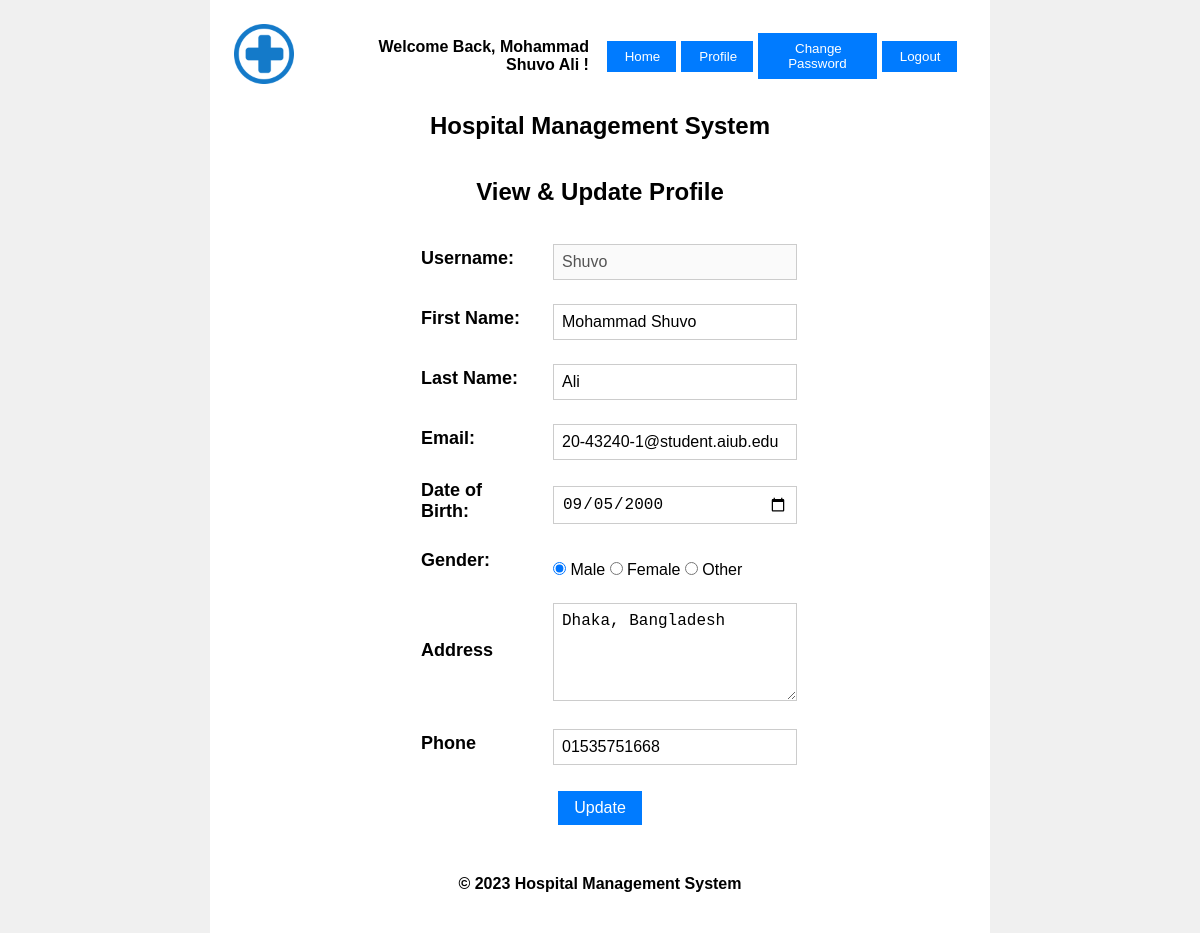
Page /views/profile.php (signed in) on the earlier database version.
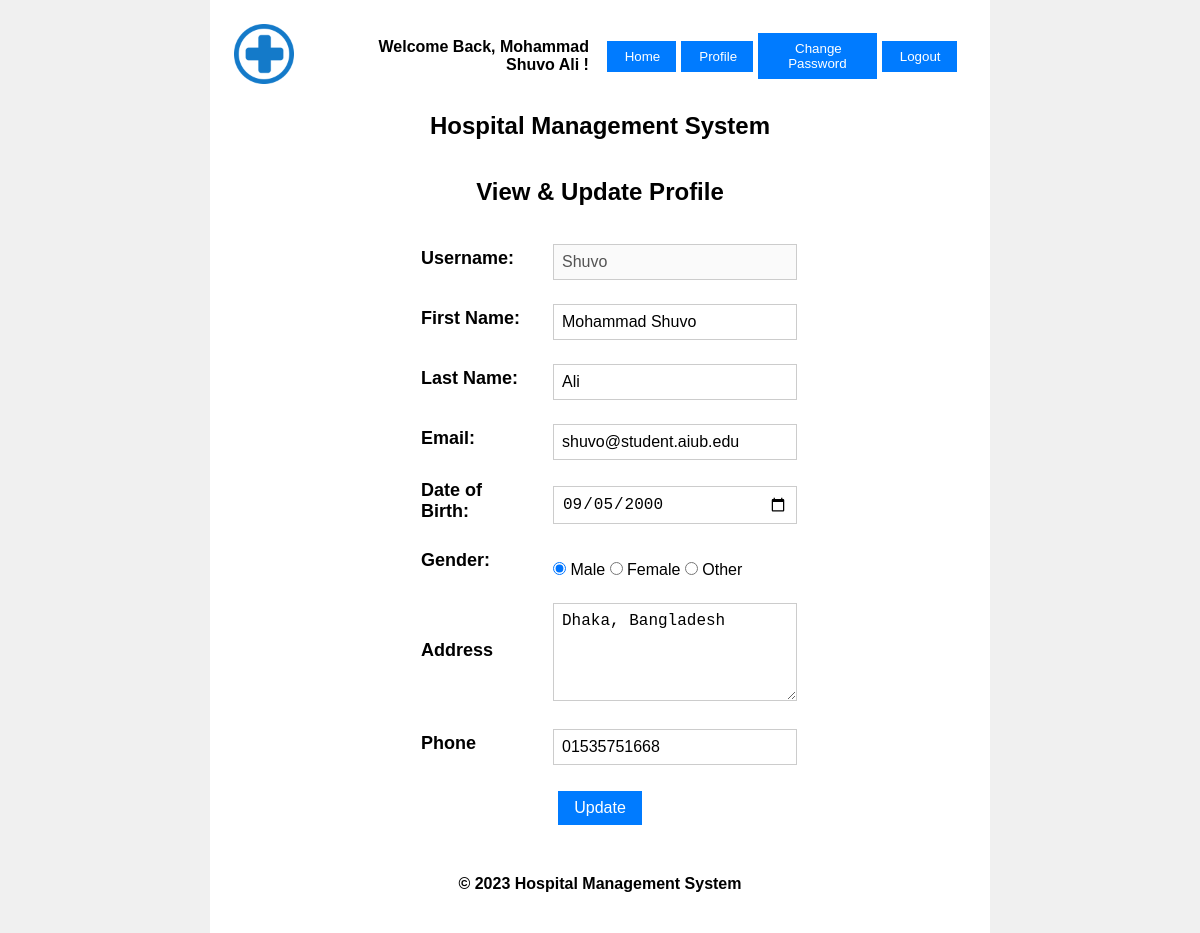
Same page on the later database version.
### tables this page shows
CREATE TABLE `doctor` (
  `doctor_id` int(11) NOT NULL,
  `user_id` int(11) NOT NULL,
  `first_name` varchar(255) NOT NULL,
  `last_name` varchar(255) NOT NULL,
  `date_of_birth` date DEFAULT NULL,
  `gender` enum('male','female','other') DEFAULT NULL,
  `address` text DEFAULT NULL,
  `phone` varchar(20) DEFAULT NULL
);

CREATE TABLE `user` (
  `user_id` int(11) NOT NULL,
  `username` varchar(255) NOT NULL,
  `password` varchar(255) NOT NULL,
  `email` varchar(255) NOT NULL,
  `role` enum('admin','doctor','receptionist') NOT NULL
);

### views/profile.php (the view, shortened to what this page needs)
<?php
include '../views/header.php';
require '../models/config.php';
try {
  $username = $_SESSION["username"];
  $stmt = $pdo->prepare("SELECT * FROM user WHERE username = :username");
  $stmt->bindParam(":username", $username);
  $stmt->execute();
  $row = $stmt->fetch(PDO::FETCH_ASSOC);
  $user_id = $row["user_id"];
  $email = $row["email"];
  $stmt = $pdo->prepare("SELECT * FROM doctor WHERE user_id = :user_id");
  $stmt->bindParam(":user_id", $user_id);
  $stmt->execute();
  $row = $stmt->fetch(PDO::FETCH_ASSOC);
  $first_name = $row["first_name"];
  $last_name = $row["last_name"];
  $date_of_birth = $row["date_of_birth"];
  $gender = $row["gender"];
  $address = $row["address"];
  $phone = $row["phone"];
} catch (PDOException $e) {
  echo "Connection failed: " . $e->getMessage();
}
?>
<tr>
  <td colspan="2">
    <h2 align='center'>View & Update Profile</h2>
  </td>
</tr>
<tr>
  <td align='center'>
    <div class="dashboard-form">
      <form method="post">
        <table>
          <tr>
            <td><label for="username">Username:</label></td>
            <td><input type="text" id="username" name="username" value="<?php echo $username; ?>" disabled></td>
          </tr>
          <tr>
            <td><label for="first_name">First Name:</label></td>
            <td><input type="text" id="first_name" name="first_name" value="<?php echo $first_name; ?>" required></td>
          </tr>
          <tr>
            <td><label for="last_name">Last Name:</label></td>
            <td><input type="text" id="last_name" name="last_name" value="<?php echo $last_name; ?>" required></td>
          </tr>
          <tr>
            <td><label for="email">Email:</label></td>
            <td><input type="email" name="email" value="<?php echo $email; ?>" required></td>
          </tr>
          <tr>
            <td><label for="date_of_birth">Date of Birth:</label></td>
            <td><input type="date" id="date_of_birth" name="date_of_birth" value="<?php echo $date_of_birth; ?>" required>
            </td>
          </tr>
          <tr>
            <td><label>Gender:</label></td>
            <td>
              <input type="radio" id="male" name="gender" value="male" <?php if ($gender == "male")
                                                                          echo "checked"; ?>> Male
              <input type="radio" id="female" name="gender" value="female" <?php if ($gender == "female")
                                                                              echo "checked"; ?>> Female
              <input type="radio" id="others" name="gender" value="others" <?php if ($gender == "others")
                                                                              echo "checked"; ?>> Other
            </td>
          </tr>
          <tr>
            <td><label for="address">Address</label></td>
            <td><textarea id="address" name="address" required><?php echo $address; ?></textarea></td>
          </tr>
          <tr>
            <td><label for="phone">Phone</label></td>
            <td><input type="tel" id="phone" name="phone" pattern="[0-9]*" value="<?php echo $phone; ?>" required></td>
          </tr>
        </table>
        <input type="submit" name="update" value="Update">
      </form>
    </div>
  </td>
</tr>
<?php include 'footer.php'; ?>

### views/header.php (shortened to what this page needs)
<!DOCTYPE html>
<html lang="en">
<head>
	<?php
		if (isset($_COOKIE['mode'])) {
			$mode = $_COOKIE['mode'];
			if ($mode == 'light') {
				echo '<link rel="stylesheet" href="../views/css/light_style.css">';
			} else if ($mode == 'dark') {
				echo '<link rel="stylesheet" href="../views/css/dark_style.css">';
			}
		} else {
			echo '<link rel="stylesheet" href="../views/css/light_style.css">';
		}
	?>
</head>
<body>
	<table class="main_table" width="60%;" align='center'>
		<tr>
			<td colspan="4">
				<table width="100%;">
					<tr>
						<td width="100" height="40" align="center">
							<a href="index.php">
								<img src="../picture/logo.png" alt="HMS LOGO" width="60" height="60">
							</a>
						</td>
						<td align='right'>
							<nav style="text-align: right;">
								<?php
								if (isset($_SESSION['user_id']) && $_SESSION['role'] == 'doctor') {
									$user_id = $_SESSION['user_id'];
									require "../models/config.php";
									$stmt = $pdo->prepare("SELECT first_name, last_name FROM doctor WHERE user_id = :user_id");
									$stmt->bindParam(":user_id", $user_id);
									$stmt->execute();
									$doctor = $stmt->fetch(PDO::FETCH_ASSOC);
									if ($doctor) {
										$fname = ucwords($doctor['first_name']);
										$lname = ucwords($doctor['last_name']);
										echo '<b>Welcome Back, ' . $fname . ' ' . $lname . ' !</b> &nbsp&nbsp&nbsp&nbsp';
										echo '<button><a href="doctor_dashboard.php">Home</a></button>';
										echo '<button><a href="profile.php">Profile</a></button>';
										echo '<button><a href="change_password.php">Change Password</a></button>';
										echo '<button><a href="../controllers/logout.php">Logout</a></button> &nbsp';
									}
								}
								?>
							</nav>
						</td>
					</tr>
					<tr>
						<td colspan="2">
							<h2 align='center'>Hospital Management System</h2>
						</td>
					</tr>
				</table>
			</td>
		</tr>

### views/footer.php
<tr>
	<td colspan="4">
		<table width="100%;">
			<tr>
				<td align='center' class="footer">
					<p>
						<b>&copy;
							<?php echo date('Y') ?> Hospital Management System
						</b>
					</p>
				</td>
			</tr>
		</table>
	</td>
</tr>
</table>
</body>
</html>

### views/css/light_style.css (style rules this page uses)
body { font-family: Arial, sans-serif; background-color: #f0f0f0; margin: 0; padding: 0; }
.main_table { width: 65%; margin: 0 auto; background-color: #ffffff; }
th, td { padding: 10px; text-align: left; }
a { text-decoration: none; color: #1100ff; }
nav { display: flex; justify-content: flex-end; align-items: center; }
nav button { padding: 8px 16px; background-color: #007bff; color: #ffffff; border: none; cursor: pointer; margin-right: 5px; }
nav button a { color: #ffffff; margin-left: 2px; }
h2 { text-align: center; margin-top: 2px; margin-bottom: 2px; }
.footer { width: 100%; text-align: center; padding: 10px; background-color: #ffffff; }
.dashboard-form { width: 50%; margin: 0 auto; }
.dashboard-form form { margin: 0 auto; text-align: center; }
.dashboard-form table { margin: 0 auto; width: 100%; border-collapse: collapse; }
.dashboard-form label { display: block; margin-bottom: 4px; font-weight: bold; font-size: 18px; }
.dashboard-form select, .dashboard-form input[type="text"], .dashboard-form input[type="email"], .dashboard-form input[type="date"], .dashboard-form textarea, .dashboard-form input[type="tel"], .dashboard-form input[type="time"], .dashboard-form input[type="password"] { width: 100%; padding: 8px; margin-top: 4px; font-size: 16px; border: 1px solid #ccc; }
.dashboard-form input[type="radio"] { margin-right: 4px; }
.dashboard-form textarea { height: 80px; }
.dashboard-form input[type="submit"], .dashboard-form input[type="reset"], .dashboard-form input[type="checkbox"], .dashboard-form input[type="radio"] { display: inline-block; margin: 0; padding: 8px 16px; margin-top: 16px; background-color: #007bff; color: #fff; text-decoration: none; border: none; cursor: pointer; font-size: 16px; }

Differences in the rows shown:
changed user: email "20-43240-1@student.aiub.edu" → "shuvo@student.aiub.edu"
